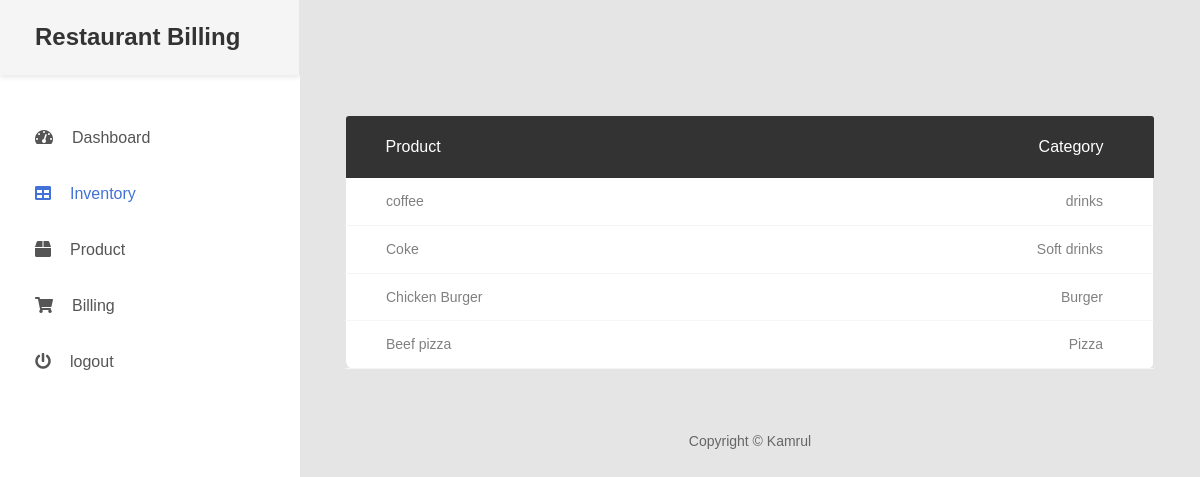
The page /inventory.php on the database its author committed.
### tables this page shows
CREATE TABLE `product` (
  `id` int(11) NOT NULL,
  `product_name` varchar(50) NOT NULL,
  `category` varchar(50) NOT NULL,
  `price` int(10) NOT NULL,
  `description` varchar(100) NOT NULL
);

### inventory.php (the view, shortened to what this page needs)
<?php
    include 'conn.php';
?>
<!DOCTYPE html>
<html lang="en">
<head>
    <link href="assets/css/font-face.css' %}" rel="stylesheet" media="all">
    <link href="assets/vendor/font-awesome-4.7/css/font-awesome.min.css" rel="stylesheet" media="all">
    <link href="assets/vendor/font-awesome-5/css/fontawesome-all.min.css" rel="stylesheet" media="all">
    <link href="assets/vendor/mdi-font/css/material-design-iconic-font.min.css" rel="stylesheet" media="all">
    <link href="assets/vendor/bootstrap-4.1/bootstrap.min.css" rel="stylesheet" media="all">
    <link href="assets/vendor/animsition/animsition.min.css" rel="stylesheet" media="all">
    <link href="assets/vendor/bootstrap-progressbar/bootstrap-progressbar-3.3.4.min.css" rel="stylesheet" media="all">
    <link href="assets/vendor/wow/animate.css" rel="stylesheet" media="all">
    <link href="assets/vendor/css-hamburgers/hamburgers.min.css" rel="stylesheet" media="all">
    <link href="assets/vendor/slick/slick.css" rel="stylesheet" media="all">
    <link href="assets/vendor/select2/select2.min.css" rel="stylesheet" media="all">
    <link href="assets/vendor/perfect-scrollbar/perfect-scrollbar.css" rel="stylesheet" media="all">
    <link href="assets/css/theme.css" rel="stylesheet" media="all">
</head>
<body class="animsition">
    <div class="page-wrapper">
        <aside class="menu-sidebar d-none d-lg-block">
            <div class="logo">
                <a href="../">
                    <h3>Restaurant Billing</h3>
                </a>
            </div>
            <div class="menu-sidebar__content js-scrollbar1">
                <nav class="navbar-sidebar">
                    <ul class="list-unstyled navbar__list">
                        <li>
                            <a class="js-arrow" href="dashboard.php">
                                <i class="fas fa-tachometer-alt"></i>Dashboard</a>
                        </li>
                        <li class="active">
                            <a href="inventory.php">
                                <i class="fas fa-table"></i>Inventory</a>
                        </li>
                        <li>
                            <a href="Product.php">
                                <i class="fas fa-box"></i>Product</a>
                        </li>
                        <li>
                            <a href="billing.php">
                                <i class="fas fa-shopping-cart"></i>Billing</a>
                        </li>
                        <li>
                            <a href="logout.php">
                                <i class="fa fa-power-off"></i>logout</a>
                        </li>
                    </ul>
                </nav>
            </div>
        </aside>
        <div class="page-container">
            <div class="main-content">
                <div class="section__content section__content--p30">
                    <div class="container-fluid">
                        <div class="table-responsive m-b-40">
                            <table class="table table-borderless table-data3">
                                <thead>
                                    <tr>
                                        <th>Product</th>
                                        <th>Category</th>
                                    </tr>
                                </thead>
                                <tbody>
                                <?php
                                $sql = "SELECT product_name, category from Product ";
                                $result = $conn-> query($sql);
                                if ($result -> num_rows > 0) {
                                    while ($row = $result-> fetch_assoc()) {
                                        echo "<tr><td>".$row["product_name"]."</td><td>".$row["category"]."</td></tr>";
                                    }
                                    echo "</table>";
                                }
                                else {
                                    echo "0 result";
                                }
                                ?>
                        </div>
                    </div>
                </div>
                <div class="row">
                        <div class="col-md-12">
                            <div class="copyright">
                                    <p>Copyright © Kamrul</p>
                                </div>
                        </div>
                    </div>
            </div>
        </div>
    </div>
</body>
</html>

### rows shown on the page
product: product_name "coffee", category "drinks"
product: product_name "Coke", category "Soft drinks"
product: product_name "Chicken Burger", category "Burger"
product: product_name "Beef pizza", category "Pizza"
